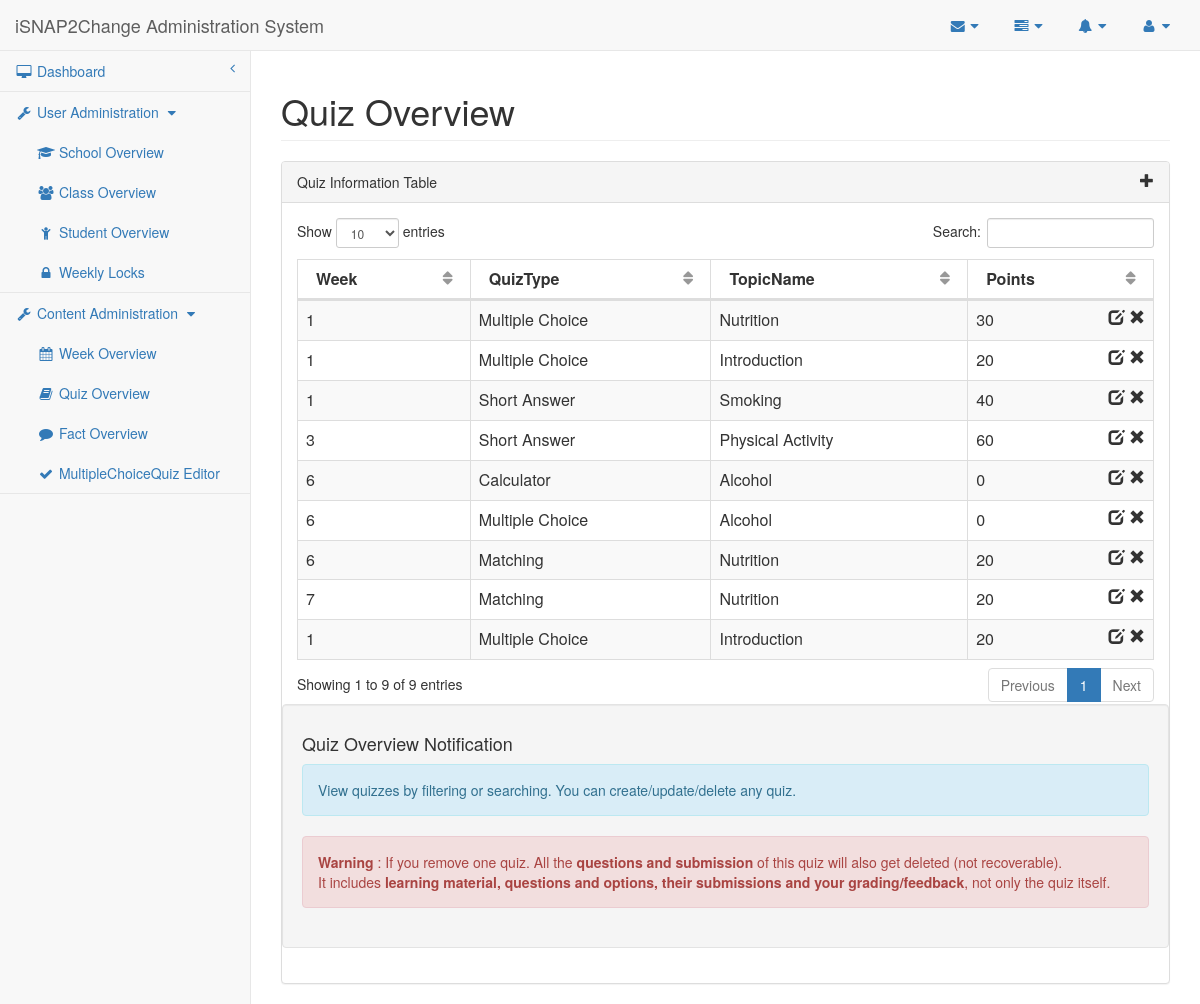
/isnap2change/researcher/quiz.php, run on the app's committed database.
### tables this page shows
CREATE TABLE IF NOT EXISTS `Quiz` (
    QuizID MEDIUMINT AUTO_INCREMENT,
    Week MEDIUMINT,
    QuizType ENUM('MCQ', 'SAQ', 'Matching', 'Calculator', 'Poster'),    
    TopicID MEDIUMINT,
    CONSTRAINT Quiz_QuizID_PK PRIMARY KEY (QuizID),
    CONSTRAINT Quiz_TopicID_FK FOREIGN KEY (TopicID)
        REFERENCES Topic (TopicID)
        ON DELETE CASCADE ON UPDATE CASCADE
);

CREATE TABLE IF NOT EXISTS `Topic` (
    TopicID MEDIUMINT AUTO_INCREMENT,
    TopicName VARCHAR(190) UNIQUE,
    CONSTRAINT Topic_TopicID_PK PRIMARY KEY (TopicID)
);

### isnap2change/researcher/get-quiz-points.php (called while the page is built, shortened)
<?php
    function getQuizPoints($quizid){
        $pointsBySection = array('MCQ', 'Matching', 'Calculator', 'Poster');
        $pointsByQuestion = array('SAQ');
        $conn = db_connect();
        $quizTypeSql = "SELECT QuizType
        FROM Quiz WHERE QuizID = ?";
        $quizTypeQuery = $conn->prepare($quizTypeSql);
        $quizTypeQuery->execute(array($quizid));
        $quizTypeResult = $quizTypeQuery->fetch(PDO::FETCH_OBJ);
        $quizType = $quizTypeResult->QuizType;
        if(in_array($quizType, $pointsBySection)){
            $pointsSql = "SELECT Points FROM Quiz NATURAL JOIN (SELECT QuizID, Points FROM MCQ_Section AS MCQPoints UNION SELECT QuizID , Points FROM Matching_Section AS MatchingPoints) AS QuizPoints WHERE QuizID = ?";
            $pointsQuery = $conn->prepare($pointsSql);
            $pointsQuery->execute(array($quizid));
            $pointsResult = $pointsQuery->fetch(PDO::FETCH_OBJ);
            if($pointsResult != null)
                $points = $pointsResult->Points;
            else $points = 0;
        } else if(in_array($quizType, $pointsByQuestion)){
            $pointsSql = "SELECT SUM(Points) AS SumPoints FROM Quiz NATURAL JOIN SAQ_Section NATURAL JOIN SAQ_Question WHERE QuizID = ?";
            $pointsQuery = $conn->prepare($pointsSql);
            $pointsQuery->execute(array($quizid));
            $pointsResult = $pointsQuery->fetch(PDO::FETCH_OBJ);
            $points = $pointsResult->SumPoints;
        }
        return $points;
    }
?>

### isnap2change/researcher/quiz.php (the view, shortened to what this page needs)
<?php
    require_once("/get-quiz-points.php");
    $conn = db_connect();
    $columnName = array('QuizID','Week','QuizType','TopicName','Points');
    $quizSql = "SELECT QuizID, Week, QuizType, TopicName
               FROM Quiz NATURAL JOIN Topic";
    $quizQuery = $conn->prepare($quizSql);
    $quizQuery->execute();
    $quizResult = $quizQuery->fetchAll(PDO::FETCH_OBJ);
?>
<!DOCTYPE html>
<html lang="en">
<head>
    <link href="../bower_components/bootstrap/dist/css/bootstrap.min.css" rel="stylesheet">
    <link href="../bower_components/metisMenu/dist/metisMenu.min.css" rel="stylesheet">
    <link href="../bower_components/datatables-plugins/integration/bootstrap/3/dataTables.bootstrap.css" rel="stylesheet">
    <link href="../dist/css/sb-admin-2.css" rel="stylesheet">
    <link href="../bower_components/font-awesome/css/font-awesome.min.css" rel="stylesheet" type="text/css">
</head>
<body>
    <div id="wrapper">
        <div w3-include-html="navigation.html"></div>
        <div id="page-wrapper">
            <div class="row">
                <div class="col-lg-12">
                    <h1 class="page-header">Quiz Overview</h1>
                </div>
            </div>
            <div class="row">
                <div class="col-lg-12">
                    <div class="panel panel-default">
                        <div class="panel-heading">
                            Quiz Information Table <span class="glyphicon glyphicon-plus pull-right" data-toggle="modal" data-target="#dialog"></span>
                        </div>
                        <div class="panel-body">
                            <div class="dataTable_wrapper">
                                <table class="table table-striped table-bordered table-hover" id="datatables">
                                    <thead>
                                        <tr>
                                        <?php for($i=0; $i<count($columnName); $i++) {
                                            if ($i==0){?>
                                            <th style="display:none"><?php echo $columnName[$i]; ?></th>
                                            <?php } else {?>
                                            <th><?php echo $columnName[$i]; ?></th>
                                        <?php }
                                        }?>
                                        </tr>
                                    </thead>
                                    <tbody>
                                    <?php for($i=0; $i<count($quizResult); $i++) {?>
                                        <tr class="<?php if($i % 2 == 0){echo "odd";} else {echo "even";} ?>">
                                            <td><?php echo $quizResult[$i]->Week ?></td>
                                            <td><?php if($quizResult[$i]->QuizType=='MCQ') {echo 'Multiple Choice';} else if($quizResult[$i]->QuizType=='SAQ') {echo 'Short Answer';} else {echo $quizResult[$i]->QuizType;} ?></a></td>
                                            <td><?php echo $quizResult[$i]->TopicName ?></td>
                                            <td><?php echo getQuizPoints($quizResult[$i]->QuizID); ?><span class="glyphicon glyphicon-remove pull-right" aria-hidden="true"></span><span class="pull-right" aria-hidden="true">&nbsp;</span><span class="glyphicon glyphicon-edit pull-right" data-toggle="modal" data-target="#dialog" aria-hidden="true"></span></td>
                                        </tr>
                                    <?php } ?>
                                    </tbody>
                                </table>
                            </div>
                            <div class="well row">
                                <h4>Quiz Overview Notification</h4>
                                <div class="alert alert-info">
                                    <p>View quizzes by filtering or searching. You can create/update/delete any quiz.</p>
                                </div>
                                <div class="alert alert-danger">
                                    <p><strong>Warning</strong> : If you remove one quiz. All the <strong>questions and submission</strong> of this quiz will also get deleted (not recoverable).</p> It includes <strong>learning material, questions and options, their submissions and your grading/feedback</strong>, not only the quiz itself.
                                </div>
                            </div>
                        </div>
                    </div>
                </div>
            </div>
        </div>
    </div>
</body>
</html>

### data on the page
quiz: Week "6", QuizType "Calculator", TopicID.TopicName "Alcohol", QuizID "0"
quiz: Week "6", QuizType "Multiple Choice", TopicID.TopicName "Alcohol", QuizID "0"
quiz: Week "1", QuizType "Multiple Choice", TopicID.TopicName "Introduction", QuizID "20"
quiz: Week "1", QuizType "Multiple Choice", TopicID.TopicName "Introduction", QuizID "20"
quiz: Week "1", QuizType "Multiple Choice", TopicID.TopicName "Nutrition", QuizID "30"
quiz: Week "6", QuizType "Matching", TopicID.TopicName "Nutrition", QuizID "20"
quiz: Week "7", QuizType "Matching", TopicID.TopicName "Nutrition", QuizID "20"
quiz: Week "3", QuizType "Short Answer", TopicID.TopicName "Physical Activity", QuizID "60"
quiz: Week "1", QuizType "Short Answer", TopicID.TopicName "Smoking", QuizID "40"

### other printed values
$columnName[$i] "Week"
$columnName[$i] "QuizType"
$columnName[$i] "TopicName"
$columnName[$i] "Points"
